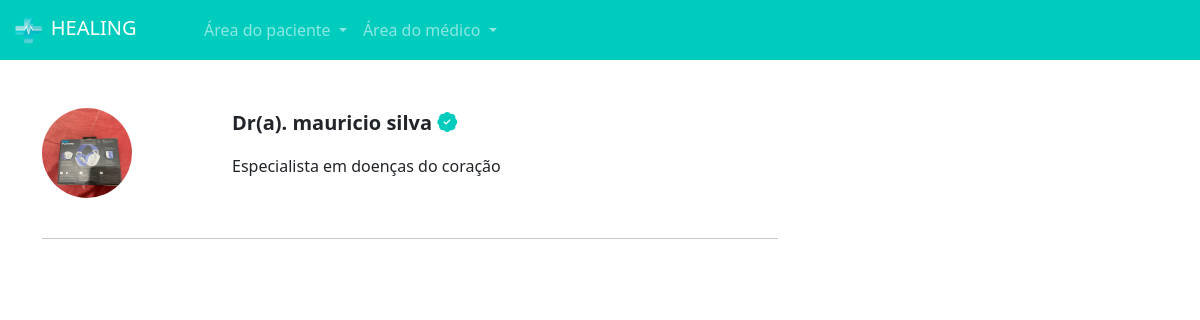
The app's page /pacientes/escolher_horario/2/ (signed in), older data.
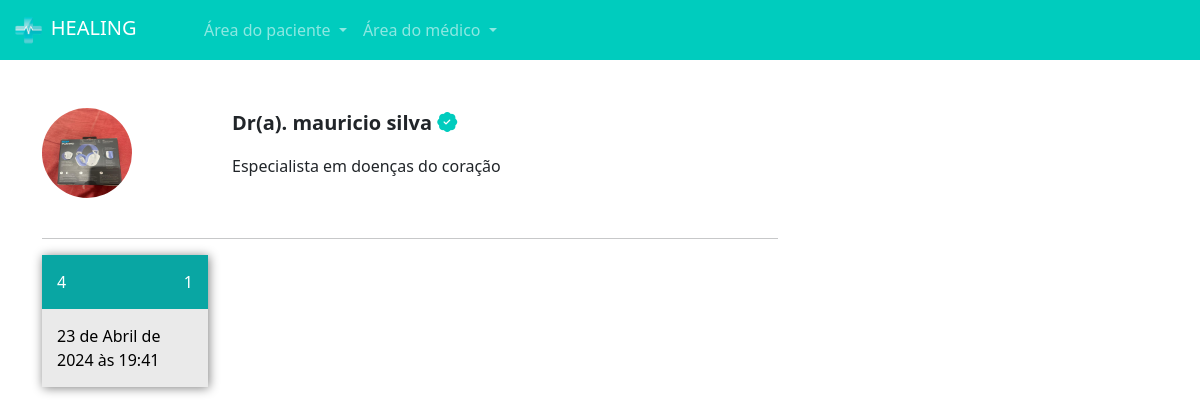
The same page, newer data.
### medico/models.py (models this page shows, shortened)
class DatasAbertas(models.Model):
    data = models.DateTimeField()
    user = models.ForeignKey(User, on_delete=models.DO_NOTHING)
    agendado = models.BooleanField(default=False)

### paciente/views.py (the view)
# urls.py: path('escolher_horario/<int:id_dados_medicos>/', views.escolher_horario, name="escolher_horario"),
def escolher_horario(request, id_dados_medicos):
    if request.method == "GET":
        medico = DadosMedico.objects.get(id=id_dados_medicos)
        datas_abertas = DatasAbertas.objects.filter(user=medico.user).filter(data__gte=datetime.now()).filter(agendado=False)
        return render(request, 'escolher_horario.html', {'medico': medico, 'datas_abertas': datas_abertas, 'is_medico': is_medico(request.user)})

### medico/models.py (called while the page is built)
def  is_medico(user):
    return DadosMedico.objects.filter(user=user).exists()

### paciente/templates/escolher_horario.html (shortened to what this page needs)
{% extends "base.html" %}
{% load static %}
{% block 'head' %}
    <link rel="stylesheet" href="{% static 'medicos/css/abrir_horario.css' %}">
    <link rel="stylesheet" href="{% static 'usuarios/css/usuarios.css' %}">
    <link rel="stylesheet" href="{% static 'medicos/css/cadastro_medico.css' %}">
    <link rel="stylesheet" href="{% static 'pacientes/css/home.css' %}">
    <link rel="stylesheet" href="https://cdn.jsdelivr.net/npm/bootstrap-icons@1.11.3/font/bootstrap-icons.min.css">
{% endblock 'head' %}
{% block 'body' %}
    {% include 'partials/navbar.html' %}
    <div class="container">
        <br><br>
        <div class="row">
            <div class="col-md-8">
                <div class="row">
                    <div class="col-md-3"><img src="{{medico.foto.url}}" class="foto-perfil-card" alt=""></div>
                    <div class="col-md">
                        <p style="font-size: 20px" class="p-bold">Dr(a). {{medico.nome}} <i class="bi bi-patch-check-fill icon-main"></i></p>
                        <p>{{medico.descricao}}</p>
                    </div>
                </div>
                <br>
                <hr>
                <div class="row">
                    {% for data_aberta in datas_abertas %}
                        <div class="col-md-3">
                            <a class="link" href="{% url 'agendar_horario' data_aberta.id %}">
                            <div class='selecionar-dia'>
                            <div class="header-dias">
                                <span class="mes">
                                {{data_aberta.data.month}}
                                </span>
                                <span class="dia-semana">
                                {{data_aberta.data.weekday}}
                                </span>
                            </div>
                            <div class="conteudo-data">
                                {{data_aberta.data}}
                            </div>
                            </div>
                        </a>
                        <br>
                        </div>
                   {% endfor %}
                </div>
            </div>
            <div class="col-md-4">
            </div>
        </div>
    </div>
{% endblock 'body' %}

Row changes from the older to the newer data that the page shows:
added DatasAbertas: data.month "4", data.weekday "1", data "23 de Abril de 2024 às 19:41"
